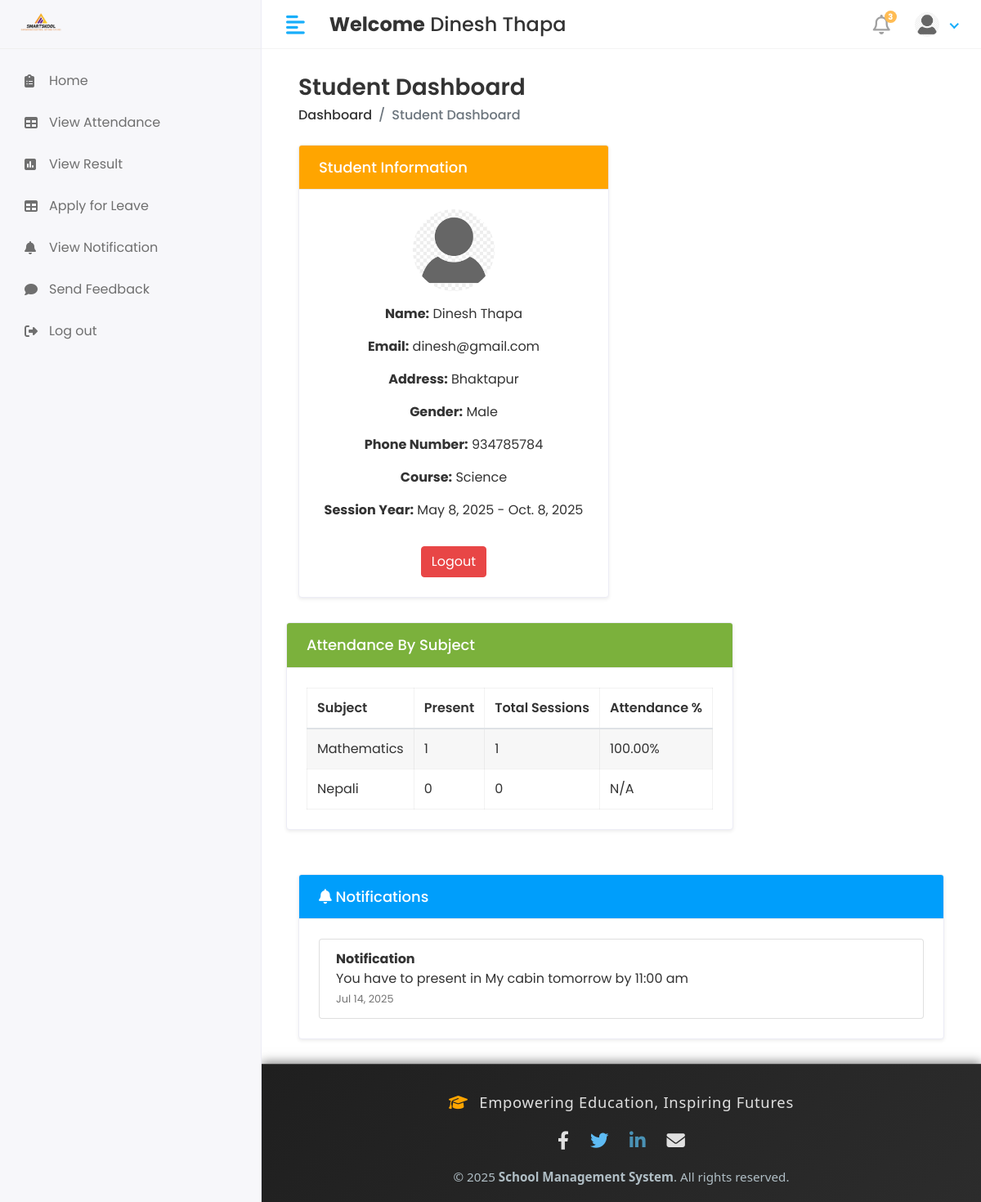
The page /student/home/ (signed in) on the database as committed earlier.
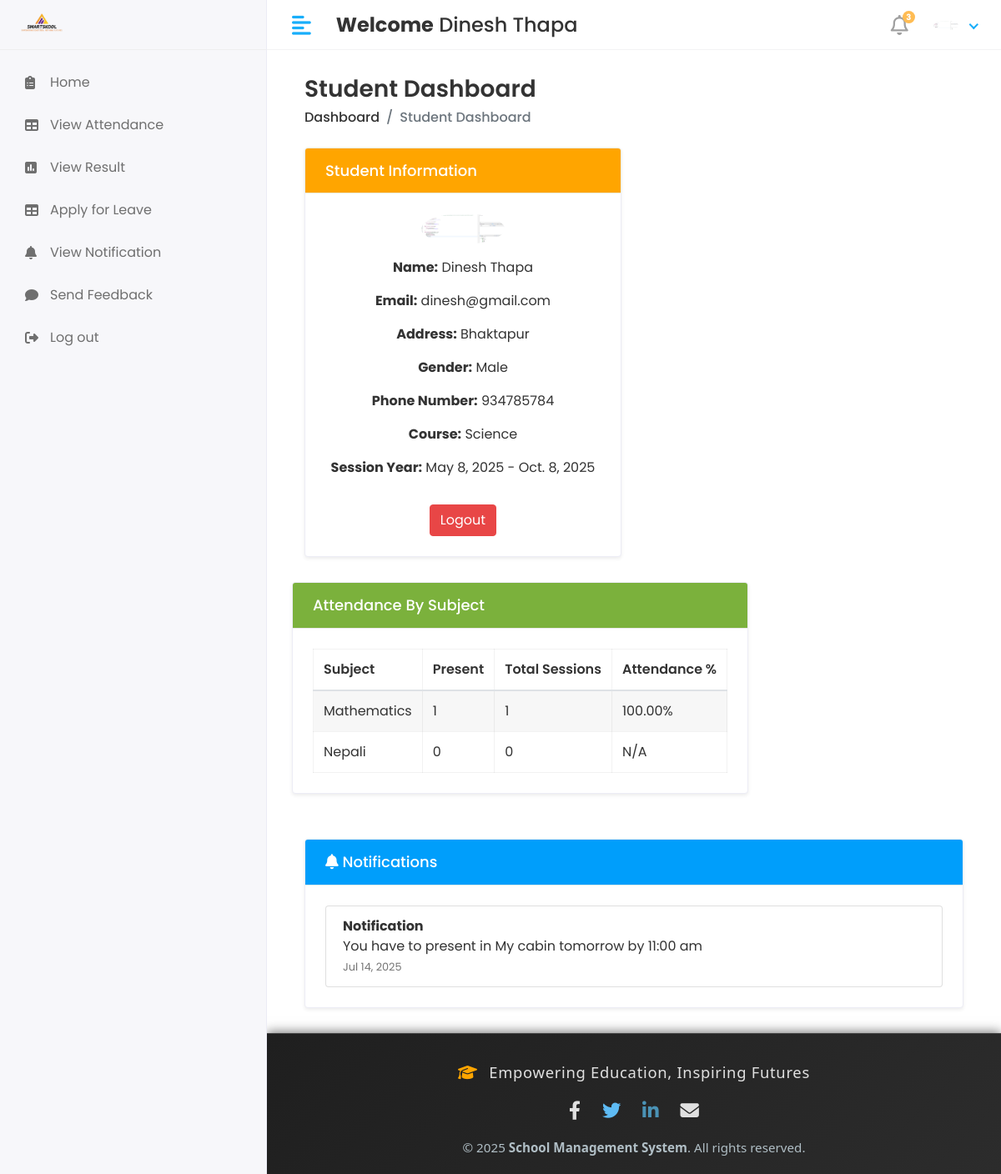
The same page on the database as committed later.
### app/models.py (models this page shows, shortened)
class CustomUser(AbstractUser):
   USER= (
      (1,'hod'),
      (2,'staff'),
      (3,'student'),
    )
   user_type=models.CharField(choices=USER,max_length=50,default=1)
   profile_pic = models.ImageField(upload_to='media/profile_pics')

class student(models.Model):
    admin = models.OneToOneField(CustomUser, on_delete=models.DO_NOTHING)
    address = models.TextField()
    gender = models.CharField(max_length=10)
    phone_number = models.CharField(max_length=15, default='')
    course_id = models.ForeignKey(course, on_delete=models.DO_NOTHING)
    session_year_id = models.ForeignKey(session_year, on_delete=models.DO_NOTHING)
    created_at = models.DateField(auto_now_add=True)
    updated_at = models.DateField(auto_now=True)

class course(models.Model):
    course_name = models.CharField(max_length=100)
    course_code = models.CharField(max_length=10)
    course_created_date = models.DateField(auto_now_add=True)
    course_updated_date = models.DateField(auto_now=True)

class session_year(models.Model):
    session_start_year = models.DateField()
    session_end_year = models.DateField()

### school_management_system/Student_Views.py (the view)
# urls.py: path('student/home/',Student_Views.Student_home,name='student_home'),
def Student_home(request):
    student_obj = student.objects.get(admin=request.user)
    subjects = student_obj.course_id.subject_set.all()
    subject_attendance = []
    for subj in subjects:
        total_sessions = attendance_report.objects.filter(
            student_id=student_obj.id,
            attendance_id__subject_id=subj.id,
            attendance_id__session_year_id=student_obj.session_year_id
        ).count()
        present_sessions = attendance_report.objects.filter(
            student_id=student_obj.id,
            attendance_id__subject_id=subj.id,
            attendance_id__session_year_id=student_obj.session_year_id,
            is_present=True
        ).count()
        percentage = (present_sessions / total_sessions * 100) if total_sessions > 0 else None
        subject_attendance.append({
            'subject_name': subj.subject_name,
            'present': present_sessions,
            'total': total_sessions,
            'percentage': percentage,
        })
    notification_obj = student_notification.objects.filter(student_id=student_obj.id).order_by('-id')
    context = {
        'student_obj': student_obj,
        'subject_attendance': subject_attendance,
        'notification_obj': notification_obj,
    }
    return render(request, 'Student/home.html', context)

### templates/student/home.html (shortened to what the changed rows need)
{% extends 'base.html' %}
{% load static %}
{% block content %}
<div class="content container">
    <div class="row">
        <div class="col-md-6 d-flex">
            <div class="card flex-fill shadow-sm">
                <div class="card-body text-center">
                    {% if student_obj.admin.profile_pic %}
                        <img src="{{ student_obj.admin.profile_pic.url }}" alt="{{ student_obj.admin.first_name }}'s Profile Picture" class="rounded-circle mb-3" width="100" />
                    {% else %}
                        <img src="{% static 'img/default-profile.png' %}" alt="Default Profile Picture" class="rounded-circle mb-3" width="100" />
                    {% endif %}
                    <p><strong>Name:</strong> {{ student_obj.admin.first_name }} {{ student_obj.admin.last_name }}</p>
                    <p><strong>Email:</strong> {{ student_obj.admin.email }}</p>
                    <p><strong>Address:</strong> {{ student_obj.address }}</p>
                    <p><strong>Gender:</strong> {{ student_obj.gender }}</p>
                    <p><strong>Phone Number:</strong> {{ student_obj.phone_number }}</p>
                    <p><strong>Course:</strong> {{ student_obj.course_id.course_name }}</p>
                    <p><strong>Session Year:</strong> {{ student_obj.session_year_id.session_start_year }} - {{ student_obj.session_year_id.session_end_year }}</p>
                    <a href="{% url 'logout' %}" class="btn btn-danger mt-3">Logout</a>
                </div>
            </div>
        </div>
        <div class="row ">
        <div class="col-md-12 d-flex">
        <div class="card flex-fill shadow-sm">
            <div class="card-body">
                {% if subject_attendance %}
                    <table class="table table-bordered table-striped mb-0">
                        <thead>
                            <tr>
                                <th>Subject</th>
                                <th>Present</th>
                                <th>Total Sessions</th>
                                <th>Attendance %</th>
                            </tr>
                        </thead>
                    </table>
                {% else %}
                    <p>No attendance data available.</p>
                {% endif %}
            </div>
        </div>
    </div>
</div>
    </div>
</div>
<link rel="stylesheet" href="https://cdnjs.cloudflare.com/ajax/libs/font-awesome/6.4.0/css/all.min.css" />
{% endblock %}

### templates/includes/header.html (shortened to what the changed rows need)
{% load static %}
<div class="header">
    {% if user.user_type == '1' %}
            <div class="header-left">
               <a href="" class="logo">
               <img src="{% static 'assets/img/logo1.png'%}" alt="Logo" width="80" height="80">
               </a>
               <a href="index.html" class="logo logo-small">
               <img src="{% static 'assets/img/logo1.png'%}" alt="Logo" width="80" height="80">
               </a>
            </div>
            <a href="javascript:void(0);" id="toggle_btn">
            <i class="fas fa-align-left"></i>
            </a>
            <div class="top-nav-search mt-3" >
               <h4><strong>Welcome</strong>&nbsp;<span>{{user.first_name}} {{user.last_name}}</span></h4>
            </div>
            <a class="mobile_btn" id="mobile_btn">
            <i class="fas fa-bars"></i>
            </a>
            <ul class="nav user-menu">
               <li class="nav-item dropdown noti-dropdown">
                  <a href="#" class="dropdown-toggle nav-link" data-toggle="dropdown">
                  <i class="far fa-bell"></i> <span class="badge badge-pill">3</span>
                  </a>
                  <div class="dropdown-menu notifications">
                     <div class="topnav-dropdown-header">
                        <span class="notification-title">Notifications</span>
                        <a href="javascript:void(0)" class="clear-noti"> Clear All </a>
                     </div>
                     <div class="noti-content">
                        <ul class="notification-list">
                           <li class="notification-message">
                              <a href="#">
                                 <div class="media">
                                    <span class="avatar avatar-sm">
                                    <img class="avatar-img rounded-circle" alt="User Image" src="{{ user.profile.profile_pic.url }}">
                                    </span>
                                    <div class="media-body">
                                       <p class="noti-details"><span class="noti-title">Carlson Tech</span> has approved <span class="noti-title">your estimate</span></p>
                                       <p class="noti-time"><span class="notification-time">4 mins ago</span></p>
                                    </div>
                                 </div>
                              </a>
                           </li>
                           <li class="notification-message">
                              <a href="#">
                                 <div class="media">
                                    <span class="avatar avatar-sm">
                                    <img class="avatar-img rounded-circle" alt="User Image" src="{% static 'assets/img/profiles/avatar-11.jpg'%}">
                                    </span>
                                    <div class="media-body">
                                       <p class="noti-details"><span class="noti-title">International Software Inc</span> has sent you a invoice in the amount of <span class="noti-title">$218</span></p>
                                       <p class="noti-time"><span class="notification-time">6 mins ago</span></p>
                                    </div>
                                 </div>
                              </a>
                           </li>
                           <li class="notification-message">
                              <a href="#">
                                 <div class="media">
                                    <span class="avatar avatar-sm">
                                    <img class="avatar-img rounded-circle" alt="User Image" src="{% static 'assets/img/profiles/avatar-17.jpg'%}">
                                    </span>
                                    <div class="media-body">
                                       <p class="noti-details"><span class="noti-title">John Hendry</span> sent a cancellation request <span class="noti-title">Apple iPhone XR</span></p>
                                       <p class="noti-time"><span class="notification-time">8 mins ago</span></p>
                                    </div>
                                 </div>
                              </a>
                           </li>
                           <li class="notification-message">
                              <a href="#">
                                 <div class="media">
                                    <span class="avatar avatar-sm">
                                    <img class="avatar-img rounded-circle" alt="User Image" src="{% static 'assets/img/profiles/avatar-13.jpg'%}">
                                    </span>
                                    <div class="media-body">
                                       <p class="noti-details"><span class="noti-title">Mercury Software Inc</span> added a new product <span class="noti-title">Apple MacBook Pro</span></p>
                                       <p class="noti-time"><span class="notification-time">12 mins ago</span></p>
                                    </div>
                                 </div>
                              </a>
                           </li>
                        </ul>
                     </div>
                     <div class="topnav-dropdown-footer">
                        <a href="#">View all Notifications</a>
                     </div>
                  </div>
               </li>
               <li class="nav-item dropdown has-arrow">
                  <a href="#" class="dropdown-toggle nav-link" data-toggle="dropdown">
                    <span class="user-img">
                     {% if user.profile_pic and user.profile_pic.url %}
                        <span class="user-img">
                           <img class="rounded-circle" src="{{ user.profile_pic.url }}" width="30" alt="Profile">
                           <span class="status online"></span>
                        </span>
                     {% else %}
                        <span class="user-img">
                           <img class="rounded-circle" src="{% static 'assets/img/noimg.png' %}" width="30" alt="Profile">
                           <span class="status online"></span>
                        </span>
                     {% endif %}
                                 </span>
                  </a>
                  <div class="dropdown-menu">
                     <div class="user-header">
                        <div class="avatar avatar-sm">
                           {% if user.profile_pic and user.profile_pic.url %}
                              <img src="{{ user.profile_pic.url }}" alt="User Image" class="avatar-img rounded-circle">
                           {% else %}
                              <img src="{% static 'assets/img/noimg.png' %}" alt="User Image" class="avatar-img rounded-circle">
                           {% endif %}
                        </div>
                        <div class="user-text">
                           <h6>{{user.first_name}}&nbsp; {{user.last_name}}</h6>
                           {% if user.user_type == '1' %}
                           <p class="text-muted mb-0">HOD</p>
                           {%elif user.user_type == '2' %}
                           <p class="text-muted mb-0">Staff</p>
                           {%else%}
                           <p class="text-muted mb-0">Student</p>
                           {%endif%}
                        </div>
                     </div>
                     <a class="dropdown-item" href="#">My Profile</a>
                     <a class="dropdown-item" href="inbox.html">Inbox</a>
                     <a class="dropdown-item" href={% url 'logout' %}>Logout</a>
                  </div>
               </li>
            </ul>
         {%else%}
         <div class="header-left">
              <a href="" class="logo">
               <img src="{% static 'assets/img/logo1.png'%}" alt="Logo" width="80" height="80">
               </a>
            </div>
            <a href="javascript:void(0);" id="toggle_btn">
            <i class="fas fa-align-left"></i>
            </a>
            <div class="top-nav-search mt-3" >
               <h4><strong>Welcome</strong>&nbsp;<span>{{user.first_name}} {{user.last_name}}</span></h4>
            </div>
            <ul class="nav user-menu">
               <li class="nav-item dropdown noti-dropdown">
                  <a href="#" class="dropdown-toggle nav-link" data-toggle="dropdown">
                  <i class="far fa-bell"></i> <span class="badge badge-pill">3</span>
                  </a>
               </li>
               <li class="nav-item dropdown has-arrow">
                  <a href="#" class="dropdown-toggle nav-link" data-toggle="dropdown">
                    <span class="user-img">
                     {% if user.profile_pic and user.profile_pic.url %}
                        <span class="user-img">
                           <img class="rounded-circle" src="{{ user.profile_pic.url }}" width="30" alt="Profile">
                        </span>
                     {% else %}
                        <span class="user-img">
                           <img class="rounded-circle" src="{% static 'assets/img/noimg.png' %}" width="30" alt="Profile">
                           <span class="status online"></span>
                        </span>
                     {% endif %}
                                 </span>
                  </a>
               </li>
            </ul>
         {% endif %}
</div>

Rows that differ between the two databases and show on the page:
changed CustomUser "Dinesh": profile_pic: picture added in place of a placeholder
changed student "Bhaktapur": admin.profile_pic: picture added in place of a placeholder
